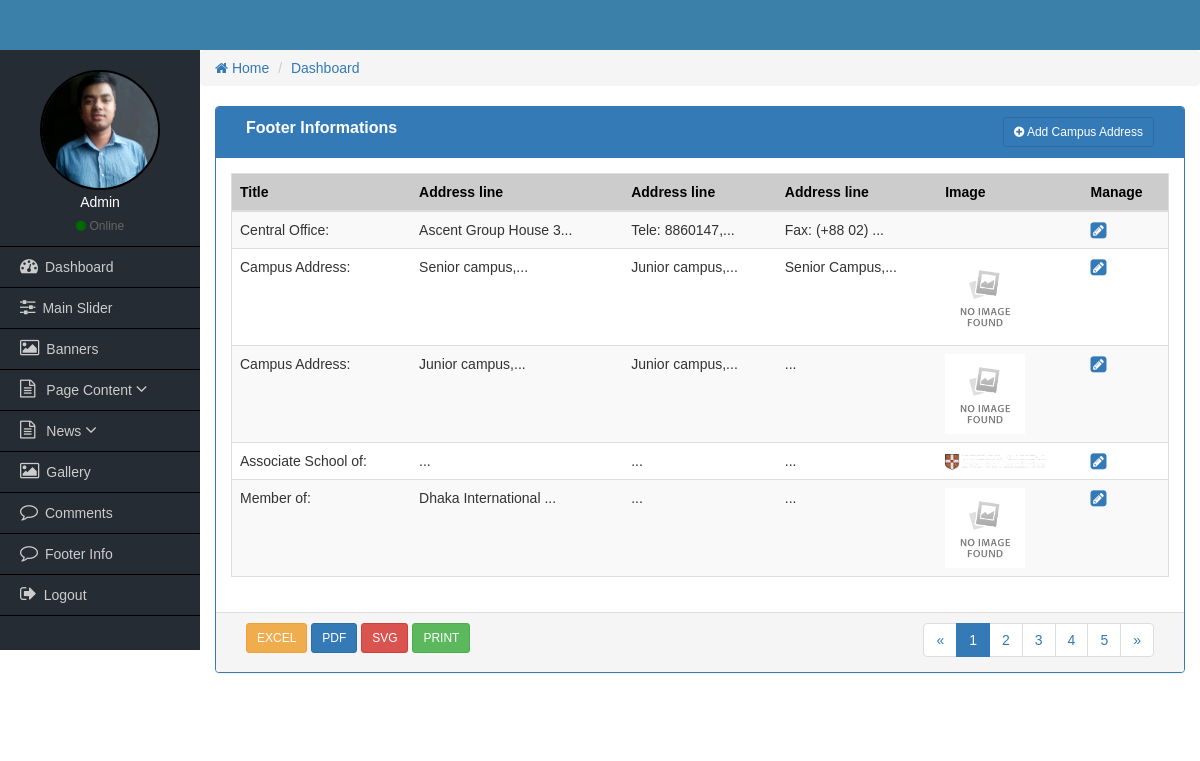
The app's page /admin/footer-info.php (signed in) with its own data.
### tables this page shows
CREATE TABLE `tbl_user` (
  `id` int(11) NOT NULL,
  `name` varchar(50) NOT NULL,
  `phone` varchar(25) NOT NULL,
  `email` varchar(50) NOT NULL,
  `username` varchar(50) NOT NULL,
  `password` varchar(50) NOT NULL,
  `role_id` int(11) NOT NULL,
  `image` varchar(255) NOT NULL
);

CREATE TABLE `footer_info` (
  `finfo_id` int(11) NOT NULL,
  `finfo_title` varchar(30) NOT NULL,
  `finfo_address_one` varchar(255) NOT NULL,
  `finfo_address_two` varchar(255) NOT NULL,
  `finfo_address_three` varchar(255) NOT NULL,
  `finfo_address_four` varchar(255) NOT NULL,
  `finfo_image` varchar(255) NOT NULL,
  `finfo_cat_id` int(11) NOT NULL
);

### admin/functions/admin-functions.php (called while the page is built, shortened)
<?php session_start();
	function getAdminHeader(){
		require_once('includes/header.php');
	}
	function getAdminSidebar(){
		require_once('includes/sidebar.php');
	}
	function getBreadcrum(){
		include_once('includes/breadcrum.php');
	}
	function getAdminFooter(){
		require_once('includes/footer.php');
	}
?>

### admin/footer-info.php (the view, shortened to what this page needs)
<?php
	require_once('functions/admin-functions.php');
  if($_SESSION['role'] <=2){
  getAdminSidebar();
?>
<div class="col-md-12">
    <div class="panel panel-primary">
        <div class="panel-heading">
            <div class="col-md-9 heading_title">
                 Footer Informations
             </div>
             <div class="col-md-3 text-right">
                <a href="add-user.php" class="btn btn-sm btn btn-primary"><i class="fa fa-plus-circle"></i> Add Campus Address</a>
            </div>
            <div class="clearfix"></div>
        </div>
      <div class="panel-body">
          <table class="table table-responsive table-striped table-hover table_cus">
              <thead class="table_head">
                <tr>
                    <th>Title</th>
                    <th>Address line</th>
                    <th>Address line</th>
                    <th>Address line</th>
                    <th>Image</th>
                    <th>Manage</th>
                </tr>
              </thead>
              <tbody>
                <?php
                  $query = "SELECT * FROM footer_info";
                  $sqlQuery = mysqli_query($dbconnect, $query);
                  while($row = mysqli_fetch_array($sqlQuery)) : ?>
                  <tr>
                      <td><?= $row['finfo_title']; ?></td>
                      <td><?= substr($row['finfo_address_one'],0,20); ?>...</td>
                      <td><?= substr($row['finfo_address_two'],0,20); ?>...</td>
                      <td><?= substr($row['finfo_address_three'],0,20); ?>...</td>
                       <td class="hidden-xs">
                        <?php
                          if($row['finfo_image'] == '') : ?>
                            <img src="uploads/noimagefound.jpg" height="80" alt="">
                          <?php else: ?>
                            <img src="uploads/<?= $row['finfo_image']; ?>" width="100" alt="">
                          <?php endif; ?>
                      </td>
                      <td>
                          <a href="edit-finfo.php?id=<?= $row['finfo_id']; ?>"><i class="fa fa-pencil-square fa-lg"></i></a>
                      </td>
                  </tr>
                <?php endwhile; ?>
              </tbody>
          </table>
      </div>
      <div class="panel-footer">
        <div class="col-md-4">
            <a href="#" class="btn btn-sm btn-warning">EXCEL</a>
            <a href="#" class="btn btn-sm btn-primary">PDF</a>
            <a href="#" class="btn btn-sm btn-danger">SVG</a>
            <a href="#" class="btn btn-sm btn-success">PRINT</a>
        </div>
        <div class="col-md-4">
        </div>
        <div class="col-md-4 text-right">
            <nav aria-label="Page navigation">
              <ul class="pagination pagina_cus">
                <li>
                  <a href="#" aria-label="Previous">
                    <span aria-hidden="true">&laquo;</span>
                  </a>
                </li>
                <li class="active"><a href="#">1</a></li>
                <li><a href="#">2</a></li>
                <li><a href="#">3</a></li>
                <li><a href="#">4</a></li>
                <li><a href="#">5</a></li>
                <li>
                  <a href="#" aria-label="Next">
                    <span aria-hidden="true">&raquo;</span>
                  </a>
                </li>
              </ul>
            </nav>
        </div>
        <div class="clearfix"></div>
      </div>
    </div>
</div>
<?php
  }else{
    echo "Access Denied!";
  }
?>

### admin/includes/sidebar.php (shortened to what this page needs)
<?php include_once('config.php'); ?>
<div class="container-fluid content_full">
    <div class="row">
        <div class="col-md-2 sidebar pd0">
            <div class="side_user">
                <?php
                     $id = $_SESSION['userid'];
                     $select ="SELECT * FROM tbl_user WHERE id='$id' ";
                     $query = mysqli_query($dbconnect, $select);
                     $row = mysqli_fetch_array($query);
                ?>
                <img class="img-responsive" src="uploads/<?= $row['image']; ?>"/>
                <h4><?php echo $_SESSION['name']; ?></h4>
                <span><i class="fa fa-circle"></i>  Online</span>
            </div>
            <ul>
                <li><a href="index.php"><i class="fa fa-dashboard"></i>Dashboard</a></li>
            <?php if($_SESSION['role'] <= 2){ ?>
                <li><a href="all-sliders.php"><i class="fa fa-sliders"></i>Main Slider</a></li>
                <li><a href="all-banners.php"><i class="fa fa-image"></i>Banners</a></li>
                <li  data-toggle="collapse" data-target="#products" class="collapsed active">
                  <a href="#"><i class="fa fa-file-text-o"></i> Page Content <i class="fa fa-angle-down"></i> </span></a>
                </li>
                <li  data-toggle="collapse" data-target="#news" class="collapsed active">
                  <a href="#"><i class="fa fa-file-text-o"></i> News <i class="fa fa-angle-down"></i> </span></a>
                </li>
                    <li><a href="gallery.php"><i class="fa fa-image"></i>Gallery</a></li>
                    <li><a href="all-comments.php"><i class="fa fa-comment-o"></i>Comments</a></li>
                    <li><a href="footer-info.php"><i class="fa fa-comment-o"></i>Footer Info</a></li>
            <?php } ?>
                <li><a href="logout.php"><i class="fa fa-sign-out"></i>Logout</a></li>
            </ul>
        </div>

### admin/css/style.css (style rules this page uses)
* { margin:0px; padding:0px; outline:0px; }
img { border:0px; }
ul, ol { list-style-type:none; }
a { text-decoration:none; }
.pd0 { padding-left:0px; padding-right:0px; padding-top:0px; padding-bottom:0px; }
body { font-family:Verdana, Geneva, sans-serif; }
.sidebar { background-color:#252c34; min-height:600px; }
.side_user { text-align:center; color:#fff; padding:20px 0px 10px; border-bottom:1px solid #000; }
.side_user img { width:120px; height:120px; border:2px solid #000; border-radius:50%; display:inline-block; }
.side_user h4 { font-size:14px; margin:5px 0px; }
.side_user span { color:#666; font-size:12px; }
.side_user span i { color:#060; }
.sidebar ul li a { font-size:14px; color:#CCC; line-height:40px; padding-left:20px; display:block; border-bottom:1px solid #000; }
.sidebar ul li a i { font-size:18px; padding-right:7px; }
.heading_title { font-size:16px; font-weight:bold; }
.table_cus { border:1px solid #ddd; }
.table_head { background-color:#ccc; color:#000; }
.pagina_cus { padding:0px; margin:0px; }
.panel-body { padding: 15px; }

### admin/css/sidebar.css (style rules this page uses)
body { margin: 0px; padding: 0px; }

### records on screen
tbl_user: image (picture)
footer_info: finfo_title "Central Office:", finfo_address_one "Ascent Group House 3", finfo_address_two "Tele: 8860147,", finfo_address_three "Fax: (+88 02)"
footer_info: finfo_title "Campus Address:", finfo_address_one "Senior campus,", finfo_address_two "Junior campus,", finfo_address_three "Senior Campus,"
footer_info: finfo_title "Campus Address:", finfo_address_one "Junior campus,", finfo_address_two "Junior campus,"
footer_info: finfo_title "Associate School of:", finfo_image (picture)
footer_info: finfo_title "Member of:", finfo_address_one "Dhaka International"

### other values on screen
$_SESSION['name'] "Admin"
